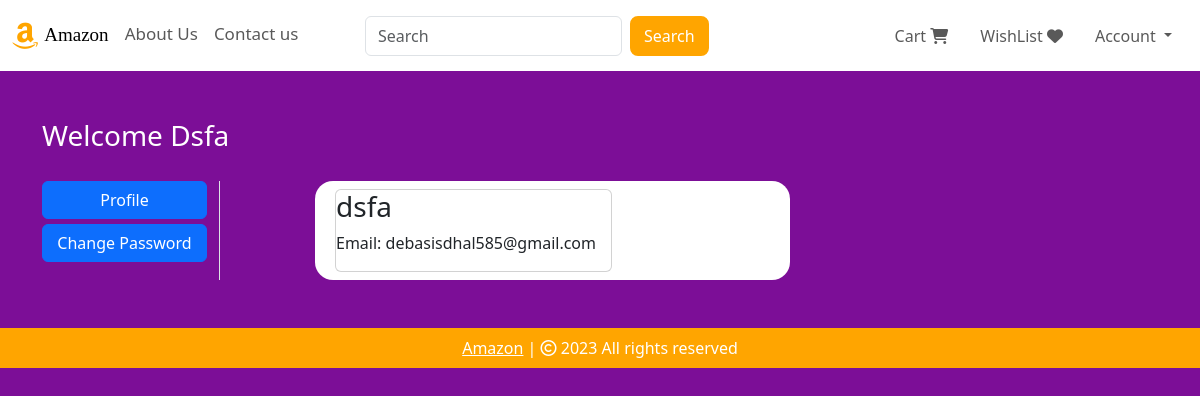
The page /profile/2 (signed in) on the database its author committed.
### website/models.py (models this page shows, shortened)
class Customer(db.Model, UserMixin):
    id = db.Column(db.Integer, primary_key=True)
    email = db.Column(db.String(100), unique=True)
    username = db.Column(db.String(100))
    password_hash = db.Column(db.String(150))
    date_joined = db.Column(db.DateTime(), default=datetime.utcnow)
    cart_items = db.relationship('Cart', backref=db.backref('customer', lazy=True))
    orders = db.relationship('Order', backref=db.backref('customer', lazy=True))
    @property
    def password(self):
        raise AttributeError('Password is not a readable Attribute')

### website/auth.py (the view)
@auth.route('/profile/<int:customer_id>')
@login_required
def profile(customer_id):
    print("Customer id", customer_id)
    customer = Customer.query.get(customer_id)
    return render_template('profile.html', customer=customer)

### website/__init__.py (called while the page is built)
def create_app():
    app = Flask(__name__)
    app.config['SECRET_KEY'] = 'hbnwdvbn ajnbsjn ahe'
    app.config['SQLALCHEMY_DATABASE_URI'] = f'sqlite:///{DB_NAME}'
    db.init_app(app)
    @app.errorhandler(404)
    def page_not_found(error):
        return render_template('404.html')
    login_manager = LoginManager()
    login_manager.init_app(app)
    login_manager.login_view = 'auth.login'
    @login_manager.user_loader
    def load_user(id):
        return Customer.query.get(int(id))
    from .views import views
    from .auth import auth
    from .admin import admin
    from .models import Customer, Cart, Product, Order
    app.register_blueprint(views, url_prefix='/') # localhost:5000/about-us
    app.register_blueprint(auth, url_prefix='/') # localhost:5000/auth/change-password
    app.register_blueprint(admin, url_prefix='/')
    return app

### website/templates/profile.html (shortened to what this page needs)
{% extends 'base.html' %}
{% block body %}
<div class="container my-5">
    <div class="row">
        <h3 style="color: white;">Welcome <span class="text-capitalize">{{ customer.username }}</span></h3>
        <div class="col-sm-2 border-end" style="margin-top: 20px;">
            <ul class="list-unstyled">
                <li class="d-grid"><a href="#" class="btn btn-primary">Profile</a></li>
                <li class="d-grid"><a href="/change-password/{{ customer.id }}" class="btn btn-primary" style="margin-top: 5px;">Change Password</a></li>
            </ul>
        </div>
        <div class="col-sm-5 offset-sm-1" style="background-color: white; border-radius: 18px; margin-top: 20px;">
            <div class="row">
                <div class="col-sm-8">
                    <div class="card m-2">
                        <h3>{{ customer.username }}</h3>
                        <p>Email: {{ customer.email }}</p>
                    </div>
                </div>
            </div>
        </div>
    </div>
</div>
{% endblock %}

### rows shown on the page
Customer: username "Dsfa", username "dsfa", email "debasisdhal585@gmail.com"
